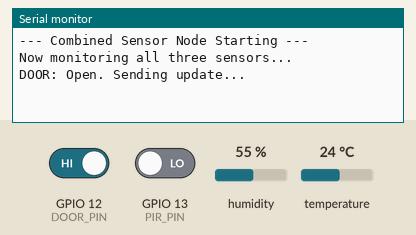
Recording of a sketch running on a simulated ESP32. Parts: the last lines printed to the serial monitor. The test bench sets the inputs (shaded band); at power-on: GPIO 12 (DOOR_PIN) HIGH, GPIO 13 (PIR_PIN) LOW, humidity 55 %, temperature 24 °C. No radio packets arrive unless stated.

Above: at 1.2 s.
1.3 s: GPIO 12 (DOOR_PIN) driven LOW
At 2.1 s:
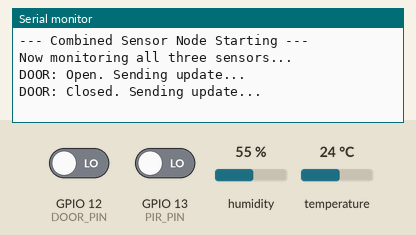
11.5 s: GPIO 13 (PIR_PIN) driven HIGH
At 12.3 s:
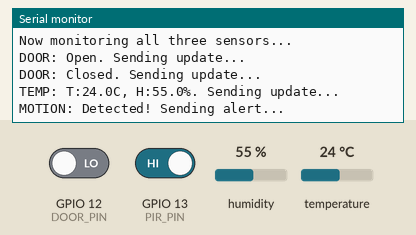

The sketch:

TransmitterProgram.ino
```cpp
/*
 * FINAL COMBINED SENSOR TRANSMITTER
 * - nRF24 Radio
 * - PIR Motion Sensor (non-blocking)
 * - Magnetic Door Sensor (state-change)
 * - DHT11 Temp/Humidity Sensor (non-blocking)
 */

#include <SPI.h>
#include <RF24.h>
#include <DHT.h> // <-- NEW: Include the library for the DHT sensor

// --- Pin Definitions ---
// Radio
#define CE_PIN  4
#define CSN_PIN 5
// Sensors
#define PIR_PIN 13   // PIR sensor "OUT" pin
#define DOOR_PIN 12  // Door sensor pin
#define DHT_PIN 27   // <-- NEW: DHT11 data pin
#define DHT_TYPE DHT22 // <-- NEW: We are using a DHT11 sensor

// --- Radio Setup ---
RF24 radio(CE_PIN, CSN_PIN);
const byte address[6] = "00001";

// --- Sensor Objects ---
DHT dht(DHT_PIN, DHT_TYPE); // <-- NEW: Create a "dht" object

// --- State Variables ---
// For Door Sensor
int lastDoorState = -1; // -1 to force an update on first loop

// For Motion Sensor
int lastMotionState = LOW;
unsigned long motionTimestamp = 0;
const long motionCooldown = 5000; // 5 seconds (5000 milliseconds)

// For Temp/Humidity Sensor
unsigned long tempTimestamp = 0; // <-- NEW: Separate timestamp for the temp sensor
const long tempInterval = 10000; // <-- NEW: Check temp every 10 seconds (10000 ms)

// ------------------------------------------------------------------
//   SETUP: Runs once at the beginning
// ------------------------------------------------------------------
void setup() {
  Serial.begin(115200);
  Serial.println("--- Combined Sensor Node Starting ---");

  // Initialize all sensor pins
  pinMode(PIR_PIN, INPUT);
  pinMode(DOOR_PIN, INPUT_PULLUP);
  dht.begin(); // <-- NEW: Initialize the DHT sensor

  // Initialize Radio
  if (!radio.begin()) {
    Serial.println("Radio hardware is not responding!!");
    while (1) {} // Halt
  }

  // Standard transmitter setup
  radio.openWritingPipe(address);
  radio.setPALevel(RF24_PA_MAX);
  radio.setDataRate(RF24_1MBPS);
  radio.stopListening();

  Serial.println("Now monitoring all three sensors...");
}

// ------------------------------------------------------------------
//   LOOP: Runs thousands of times per second
// ------------------------------------------------------------------
void loop() {
  // Call a function for each sensor.
  // The loop runs fast, letting each function decide when to act.
  checkDoorSensor();
  checkMotionSensor();
  checkTempSensor(); // <-- NEW: Check the temp sensor
}

// ------------------------------------------------------------------
//   checkDoorSensor: State-change logic for the door
// ------------------------------------------------------------------
void checkDoorSensor() {
  int currentDoorState = digitalRead(DOOR_PIN);
  char message[4];

  if (currentDoorState != lastDoorState) {
    char text[32];

    if (currentDoorState == LOW) {
      Serial.println("DOOR: Closed. Sending update...");
      strcpy(text, "Door: Closed");
      strcpy(message,"D 0");
    } else {
      Serial.println("DOOR: Open. Sending update...");
      strcpy(text, "Door: Open");
      strcpy(message,"D 1");
    }

    radio.write(&message, sizeof(message));
    lastDoorState = currentDoorState;
    delay(50);
  }
}

// ------------------------------------------------------------------
//   checkMotionSensor: Non-blocking logic for the PIR
// ------------------------------------------------------------------
void checkMotionSensor() {
  int currentMotionState = digitalRead(PIR_PIN);
  char message[4] = "M 1";

  if (currentMotionState == HIGH && lastMotionState == LOW) {
    if (millis() - motionTimestamp > motionCooldown) {
      Serial.println("MOTION: Detected! Sending alert...");
      char text[] = "Motion Detected!";
      radio.write(&message, sizeof(message));
      motionTimestamp = millis();
    }
  }
  lastMotionState = currentMotionState;
}

// ------------------------------------------------------------------
//   checkTempSensor: Non-blocking logic for the DHT11
// ------------------------------------------------------------------
void checkTempSensor() {
  // Check if it's time to read the sensor (every 10 seconds)
  if (millis() - tempTimestamp > tempInterval) {

    // Read temperature and humidity
    float h = dht.readHumidity();
    float t = dht.readTemperature(); // Read in Celsius (default)

    // Check if any reads failed (a common issue with DHT sensors)
    if (isnan(h) || isnan(t)) {
      Serial.println("TEMP: Failed to read from DHT sensor!");
    } else {
      // Create a message string. "sprintf" is a powerful way to format text.
      // "T:23.5C, H:45.1%"
      char text[32];
      sprintf(text, "T:%.1fC, H:%.1f%%", t, h); // "%.1f" = float with 1 decimal place

      Serial.print("TEMP: ");
      Serial.print(text);
      Serial.println(". Sending update...");

      radio.write(&text, sizeof(text));
    }

    // Reset the timestamp *regardless* of success
    // This prevents it from trying to read 1000x/sec on a failure
    tempTimestamp = millis();
  }
}
```

Measured:
- after the input at 1.3 s, the serial monitor: prints a new line at once (image 1)
- after the input at 11.5 s, the serial monitor: prints a new line at once (image 2)
